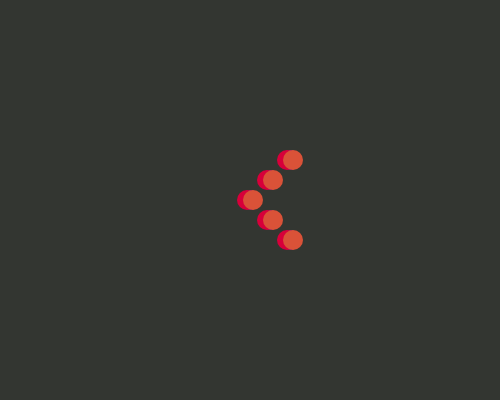
Frame 1 (no input)
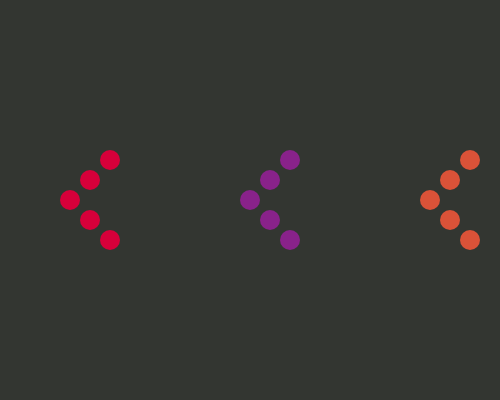
Frame 60 (no input)
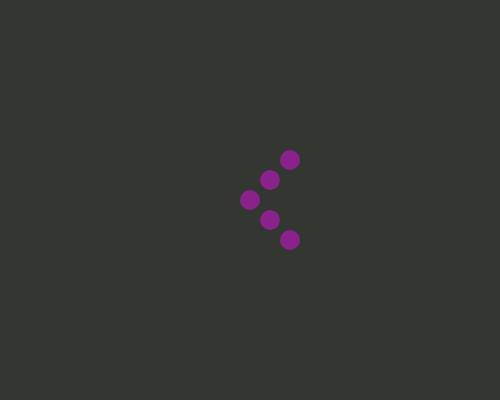
Frame 120 (the mouse pressed at the canvas centre since frame 60)

The p5.js sketch that drew these frames (run headless with seeded random() and noise() and a simulated clock; from frame 60 on, the mouse is pressed at the canvas centre):

// p5.js sketch
// ── sketch.js
var x;                                 //動かさないArrowのx座標の変数
var y;                                 //動かさないArrowのy座標の変数
var d;                                 //動かさないArrowの○の直径の変数
var c;                                 //動かさないArrowの塗りの色の変数

var xMove1;                            //動かすArrow1のx座標の変数1
var yMove1;                            //動かすArrow1のy座標の変数1
var xSpeed1;                           //動かすArrow1のx座標の移動量の変数1
var d1;                                //動かすArrow1の○の直径の変数1
var c1;　　　　　　　　　　　　　　　　//動かすArrow1の塗りの色の変数1

var xMove2;                            //動かすArrow2のx座標の変数2
var yMove2;                            //動かすArrow2のy座標の変数2
var xSpeed2;                           //動かすArrow2のx座標の移動量の変数2
var d2;                                //動かすArrow2○の直径の変数2
var c2;                                //動かすArrow1の塗りの色の変数2

function setup() {
	createCanvas(500, 400);
	background(51,54,49);
	noStroke();

	//動かさないArrowの初期設定
	x = width/2;                         //画面の幅の半分=中心
	y = height/2;　　　　　　　　　      //画面の縦の半分=中心
	d =20;                               //直径
	c = color(137, 34, 138);　　　　　　 //塗りの色

	//動かすArrow1の初期設定
	xMove1  = width/2;
	yMove1  = height/2;
	d1      = 20;
	c1      = color(215, 0, 58);
	xSpeed1 = -3;

	//Arrow2の初期設定
	xMove2  = width/2;
	yMove2  = height/2;
	d2      = 20;
	c2      = color(218, 82, 56);
	xSpeed2 = 3;

}


function draw() {
	background(51,54,49);
	
	//動かさないArrow
  Arrow(x, y, d, color(137, 34, 138));                       //Arrow

	//動かすArrow1
	xMove1 = xMove1 + xSpeed1;                                 //x座標移動量を追加
	Arrow(xMove1, yMove1, d1, color(215, 0, 58));              //Arrow
	
	//動かすArrow2
	xMove2 = xMove2 + xSpeed2;                                 //x座標移動量を追加
	Arrow(xMove2, yMove2, d2, color(218, 82, 56));             //Arrow

}


//Arrow
function Arrow(_x, _y, _d, _color) {
	fill(_color);                               //塗り
	ellipse(_x, _y, _d, _d);                    //中心の○
	ellipse(_x + _d,   _y - _d,   _d, _d);      //中心の○から,○1つ分右,○1つ分斜め上
	ellipse(_x + _d*2, _y - _d*2, _d, _d);　　　//中心の○から,○2つ分右,○2つ分斜め上
	ellipse(_x + _d,   _y + _d,   _d, _d);      //中心の○から,○1つ分右,○1つ分斜め下
	ellipse(_x + _d*2, _y + _d*2, _d, _d);      //中心の○から,○2つ分左,○2つ分斜め下	
}
